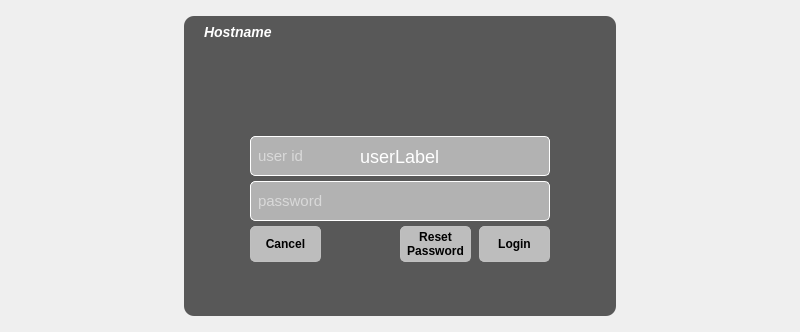
<?xml version="1.0" encoding="UTF-8"?>
<ui version="4.0">
 <class>LoginForm</class>
 <widget class="QWidget" name="LoginForm">
  <property name="geometry">
   <rect>
    <x>0</x>
    <y>0</y>
    <width>800</width>
    <height>328</height>
   </rect>
  </property>
  <property name="font">
   <font>
    <family>Andale Mono</family>
    <pointsize>12</pointsize>
   </font>
  </property>
  <property name="windowTitle">
   <string>LoginForm</string>
  </property>
  <property name="styleSheet">
   <string notr="true">QWidget {
    border-radius: 5px;
}</string>
  </property>
  <layout class="QHBoxLayout" name="horizontalLayout">
   <item>
    <widget class="QStackedWidget" name="stackedWidget">
     <property name="minimumSize">
      <size>
       <width>504</width>
       <height>0</height>
      </size>
     </property>
     <property name="styleSheet">
      <string notr="true">QWidget {
    border-radius: 5px;
}</string>
     </property>
     <property name="frameShape">
      <enum>QFrame::Box</enum>
     </property>
     <property name="frameShadow">
      <enum>QFrame::Raised</enum>
     </property>
     <property name="currentIndex">
      <number>2</number>
     </property>
     <widget class="QWidget" name="waitpage">
      <property name="font">
       <font>
        <pointsize>10</pointsize>
       </font>
      </property>
      <property name="styleSheet">
       <string notr="true">#waitlabel {
	color: white;
 	text-align: center;
}

#waitframe{ 
    background-color: rgba(80,80,80, 0.0);
}

QComboBox,
QPushButton {
    color:black;
    border: 1px solid silver;
    background-color: rgba(200, 200, 200,0.5);
}



</string>
      </property>
      <layout class="QHBoxLayout" name="horizontalLayout_5">
       <property name="topMargin">
        <number>5</number>
       </property>
       <property name="bottomMargin">
        <number>5</number>
       </property>
       <item>
        <spacer name="horizontalSpacer_7">
         <property name="orientation">
          <enum>Qt::Horizontal</enum>
         </property>
         <property name="sizeType">
          <enum>QSizePolicy::Fixed</enum>
         </property>
         <property name="sizeHint" stdset="0">
          <size>
           <width>132</width>
           <height>20</height>
          </size>
         </property>
        </spacer>
       </item>
       <item>
        <widget class="QFrame" name="waitframe">
         <property name="frameShape">
          <enum>QFrame::StyledPanel</enum>
         </property>
         <property name="frameShadow">
          <enum>QFrame::Raised</enum>
         </property>
         <widget class="QLabel" name="waitlabel">
          <property name="geometry">
           <rect>
            <x>9</x>
            <y>150</y>
            <width>471</width>
            <height>41</height>
           </rect>
          </property>
          <property name="maximumSize">
           <size>
            <width>16777215</width>
            <height>100</height>
           </size>
          </property>
          <property name="font">
           <font>
            <pointsize>20</pointsize>
           </font>
          </property>
          <property name="focusPolicy">
           <enum>Qt::WheelFocus</enum>
          </property>
          <property name="text">
           <string>Waiting for Network and Services</string>
          </property>
          <property name="scaledContents">
           <bool>false</bool>
          </property>
          <property name="alignment">
           <set>Qt::AlignCenter</set>
          </property>
          <property name="wordWrap">
           <bool>true</bool>
          </property>
         </widget>
         <widget class="QLabel" name="giflabel">
          <property name="geometry">
           <rect>
            <x>219</x>
            <y>90</y>
            <width>50</width>
            <height>50</height>
           </rect>
          </property>
          <property name="sizePolicy">
           <sizepolicy hsizetype="Maximum" vsizetype="Maximum">
            <horstretch>0</horstretch>
            <verstretch>0</verstretch>
           </sizepolicy>
          </property>
          <property name="maximumSize">
           <size>
            <width>60</width>
            <height>60</height>
           </size>
          </property>
          <property name="focusPolicy">
           <enum>Qt::WheelFocus</enum>
          </property>
          <property name="text">
           <string/>
          </property>
          <property name="textFormat">
           <enum>Qt::PlainText</enum>
          </property>
          <property name="pixmap">
           <pixmap resource="hvl-lightdm-greeter.qrc">:/resources/load1.gif</pixmap>
          </property>
          <property name="scaledContents">
           <bool>true</bool>
          </property>
         </widget>
        </widget>
       </item>
       <item>
        <spacer name="horizontalSpacer_8">
         <property name="orientation">
          <enum>Qt::Horizontal</enum>
         </property>
         <property name="sizeType">
          <enum>QSizePolicy::Fixed</enum>
         </property>
         <property name="sizeHint" stdset="0">
          <size>
           <width>132</width>
           <height>20</height>
          </size>
         </property>
        </spacer>
       </item>
      </layout>
     </widget>
     <widget class="QWidget" name="userspage">
      <property name="styleSheet">
       <string notr="true">QWidget {
    border-radius: 1px;
}
#usersframe{ 
	border:0px solid rgba(255,255,255,0.5);
    background-color: rgba(50,50,50, 0.0);
    border-radius: 10px;
}


QPushButton,
QToolButton {
    color:white;
	font-size:12px;
	border-radius: 5px;
    font:bold;
    background-color: rgba(50,50,50, 0.9); 
}

QToolButton:hover{

	border: 2px rgba(255, 75, 8, 1.0);
}

QPushButton:pressed,
QToolButton:pressed{

	background-color:rgba(200, 200, 200, 0.9);
	color:black;
	border:2px solid rgb(255,202,8);
	
}
</string>
      </property>
      <layout class="QHBoxLayout" name="horizontalLayout_6">
       <property name="spacing">
        <number>6</number>
       </property>
       <property name="leftMargin">
        <number>9</number>
       </property>
       <property name="topMargin">
        <number>5</number>
       </property>
       <property name="rightMargin">
        <number>9</number>
       </property>
       <property name="bottomMargin">
        <number>5</number>
       </property>
       <item>
        <widget class="QFrame" name="usersframe">
         <property name="sizePolicy">
          <sizepolicy hsizetype="Preferred" vsizetype="Preferred">
           <horstretch>0</horstretch>
           <verstretch>0</verstretch>
          </sizepolicy>
         </property>
         <property name="minimumSize">
          <size>
           <width>764</width>
           <height>0</height>
          </size>
         </property>
         <property name="styleSheet">
          <string notr="true"/>
         </property>
         <property name="frameShape">
          <enum>QFrame::StyledPanel</enum>
         </property>
         <property name="frameShadow">
          <enum>QFrame::Raised</enum>
         </property>
        </widget>
       </item>
      </layout>
     </widget>
     <widget class="QWidget" name="loginpage">
      <property name="styleSheet">
       <string notr="true">#loginframe{
    background-color: rgba(50,50,50, 0.8);
	border-radius: 10px;
}
#messagelabel{
	color: white;
	font-size:12px;
    font:bold;
}
#hostnameLabel {
	color: white;
	font-size:14px;
    font:bold italic;
}

#userLabel {
	color: white;
	font-size:18px;
    
}

QComboBox,
QPushButton {
    color:black;
	font-size:12px;
    font:bold;
    border: 1px solid silver;
    background-color: rgba(200, 200, 200,0.9);
}

QLineEdit::focus{
	border: 2px solid rgba(255, 202, 8 0.1);
	
}
QLineEdit{
	color:white;
	font-size:15px;
	padding:5px;
	border:1px solid white;
	background-color: rgba(200,200,200,0.8);
 	border-radius: 5px;
}


#pwShowbutton {
	background-color: rgba(200,200,200,0.0);
	border: 0px;
}</string>
      </property>
      <layout class="QHBoxLayout" name="horizontalLayout_2">
       <property name="topMargin">
        <number>5</number>
       </property>
       <property name="bottomMargin">
        <number>5</number>
       </property>
       <item>
        <spacer name="horizontalSpacer">
         <property name="orientation">
          <enum>Qt::Horizontal</enum>
         </property>
         <property name="sizeType">
          <enum>QSizePolicy::Fixed</enum>
         </property>
         <property name="sizeHint" stdset="0">
          <size>
           <width>160</width>
           <height>20</height>
          </size>
         </property>
        </spacer>
       </item>
       <item>
        <widget class="QFrame" name="loginframe">
         <property name="sizePolicy">
          <sizepolicy hsizetype="Fixed" vsizetype="Fixed">
           <horstretch>0</horstretch>
           <verstretch>0</verstretch>
          </sizepolicy>
         </property>
         <property name="minimumSize">
          <size>
           <width>432</width>
           <height>300</height>
          </size>
         </property>
         <property name="font">
          <font>
           <stylestrategy>PreferDefault</stylestrategy>
          </font>
         </property>
         <property name="frameShape">
          <enum>QFrame::NoFrame</enum>
         </property>
         <property name="frameShadow">
          <enum>QFrame::Plain</enum>
         </property>
         <property name="lineWidth">
          <number>1</number>
         </property>
         <property name="midLineWidth">
          <number>0</number>
         </property>
         <widget class="QLineEdit" name="passwordInput">
          <property name="geometry">
           <rect>
            <x>66</x>
            <y>165</y>
            <width>300</width>
            <height>40</height>
           </rect>
          </property>
          <property name="minimumSize">
           <size>
            <width>270</width>
            <height>40</height>
           </size>
          </property>
          <property name="maximumSize">
           <size>
            <width>10000</width>
            <height>60</height>
           </size>
          </property>
          <property name="font">
           <font>
            <pointsize>-1</pointsize>
           </font>
          </property>
          <property name="text">
           <string/>
          </property>
          <property name="echoMode">
           <enum>QLineEdit::Password</enum>
          </property>
          <property name="alignment">
           <set>Qt::AlignLeading|Qt::AlignLeft|Qt::AlignVCenter</set>
          </property>
          <property name="placeholderText">
           <string>password</string>
          </property>
          <property name="margin" stdset="0">
           <number>0</number>
          </property>
          <property name="indent" stdset="0">
           <number>10</number>
          </property>
         </widget>
         <widget class="QLabel" name="logolabel">
          <property name="geometry">
           <rect>
            <x>166</x>
            <y>10</y>
            <width>100</width>
            <height>100</height>
           </rect>
          </property>
          <property name="minimumSize">
           <size>
            <width>100</width>
            <height>100</height>
           </size>
          </property>
          <property name="maximumSize">
           <size>
            <width>100</width>
            <height>100</height>
           </size>
          </property>
          <property name="text">
           <string/>
          </property>
          <property name="pixmap">
           <pixmap resource="hvl-lightdm-greeter.qrc">:/resources/pardus.png</pixmap>
          </property>
          <property name="scaledContents">
           <bool>true</bool>
          </property>
         </widget>
         <widget class="QLineEdit" name="userInput">
          <property name="geometry">
           <rect>
            <x>66</x>
            <y>120</y>
            <width>300</width>
            <height>40</height>
           </rect>
          </property>
          <property name="minimumSize">
           <size>
            <width>270</width>
            <height>40</height>
           </size>
          </property>
          <property name="maximumSize">
           <size>
            <width>10000</width>
            <height>60</height>
           </size>
          </property>
          <property name="font">
           <font>
            <pointsize>-1</pointsize>
           </font>
          </property>
          <property name="focusPolicy">
           <enum>Qt::StrongFocus</enum>
          </property>
          <property name="echoMode">
           <enum>QLineEdit::Normal</enum>
          </property>
          <property name="placeholderText">
           <string>user id</string>
          </property>
         </widget>
         <widget class="QLabel" name="messagelabel">
          <property name="geometry">
           <rect>
            <x>10</x>
            <y>249</y>
            <width>411</width>
            <height>51</height>
           </rect>
          </property>
          <property name="text">
           <string/>
          </property>
          <property name="wordWrap">
           <bool>true</bool>
          </property>
         </widget>
         <widget class="QLabel" name="hostnameLabel">
          <property name="geometry">
           <rect>
            <x>10</x>
            <y>0</y>
            <width>150</width>
            <height>31</height>
           </rect>
          </property>
          <property name="minimumSize">
           <size>
            <width>150</width>
            <height>30</height>
           </size>
          </property>
          <property name="maximumSize">
           <size>
            <width>400</width>
            <height>60</height>
           </size>
          </property>
          <property name="font">
           <font>
            <pointsize>-1</pointsize>
            <weight>75</weight>
            <italic>true</italic>
            <bold>true</bold>
           </font>
          </property>
          <property name="frameShape">
           <enum>QFrame::Box</enum>
          </property>
          <property name="midLineWidth">
           <number>1</number>
          </property>
          <property name="text">
           <string>Hostname</string>
          </property>
          <property name="alignment">
           <set>Qt::AlignLeading|Qt::AlignLeft|Qt::AlignVCenter</set>
          </property>
          <property name="margin">
           <number>0</number>
          </property>
          <property name="indent">
           <number>10</number>
          </property>
         </widget>
         <widget class="QPushButton" name="pushButton_resetpwd">
          <property name="geometry">
           <rect>
            <x>216</x>
            <y>210</y>
            <width>71</width>
            <height>36</height>
           </rect>
          </property>
          <property name="sizePolicy">
           <sizepolicy hsizetype="Preferred" vsizetype="Preferred">
            <horstretch>0</horstretch>
            <verstretch>0</verstretch>
           </sizepolicy>
          </property>
          <property name="palette">
           <palette>
            <active>
             <colorrole role="WindowText">
              <brush brushstyle="SolidPattern">
               <color alpha="255">
                <red>0</red>
                <green>0</green>
                <blue>0</blue>
               </color>
              </brush>
             </colorrole>
             <colorrole role="Button">
              <brush brushstyle="SolidPattern">
               <color alpha="229">
                <red>200</red>
                <green>200</green>
                <blue>200</blue>
               </color>
              </brush>
             </colorrole>
             <colorrole role="Text">
              <brush brushstyle="SolidPattern">
               <color alpha="255">
                <red>0</red>
                <green>0</green>
                <blue>0</blue>
               </color>
              </brush>
             </colorrole>
             <colorrole role="ButtonText">
              <brush brushstyle="SolidPattern">
               <color alpha="255">
                <red>0</red>
                <green>0</green>
                <blue>0</blue>
               </color>
              </brush>
             </colorrole>
             <colorrole role="Base">
              <brush brushstyle="SolidPattern">
               <color alpha="229">
                <red>200</red>
                <green>200</green>
                <blue>200</blue>
               </color>
              </brush>
             </colorrole>
             <colorrole role="Window">
              <brush brushstyle="SolidPattern">
               <color alpha="229">
                <red>200</red>
                <green>200</green>
                <blue>200</blue>
               </color>
              </brush>
             </colorrole>
             <colorrole role="ToolTipText">
              <brush brushstyle="SolidPattern">
               <color alpha="255">
                <red>238</red>
                <green>238</green>
                <blue>236</blue>
               </color>
              </brush>
             </colorrole>
            </active>
            <inactive>
             <colorrole role="WindowText">
              <brush brushstyle="SolidPattern">
               <color alpha="255">
                <red>0</red>
                <green>0</green>
                <blue>0</blue>
               </color>
              </brush>
             </colorrole>
             <colorrole role="Button">
              <brush brushstyle="SolidPattern">
               <color alpha="229">
                <red>200</red>
                <green>200</green>
                <blue>200</blue>
               </color>
              </brush>
             </colorrole>
             <colorrole role="Text">
              <brush brushstyle="SolidPattern">
               <color alpha="255">
                <red>0</red>
                <green>0</green>
                <blue>0</blue>
               </color>
              </brush>
             </colorrole>
             <colorrole role="ButtonText">
              <brush brushstyle="SolidPattern">
               <color alpha="255">
                <red>0</red>
                <green>0</green>
                <blue>0</blue>
               </color>
              </brush>
             </colorrole>
             <colorrole role="Base">
              <brush brushstyle="SolidPattern">
               <color alpha="229">
                <red>200</red>
                <green>200</green>
                <blue>200</blue>
               </color>
              </brush>
             </colorrole>
             <colorrole role="Window">
              <brush brushstyle="SolidPattern">
               <color alpha="229">
                <red>200</red>
                <green>200</green>
                <blue>200</blue>
               </color>
              </brush>
             </colorrole>
             <colorrole role="ToolTipText">
              <brush brushstyle="SolidPattern">
               <color alpha="255">
                <red>238</red>
                <green>238</green>
                <blue>236</blue>
               </color>
              </brush>
             </colorrole>
            </inactive>
            <disabled>
             <colorrole role="WindowText">
              <brush brushstyle="SolidPattern">
               <color alpha="255">
                <red>0</red>
                <green>0</green>
                <blue>0</blue>
               </color>
              </brush>
             </colorrole>
             <colorrole role="Button">
              <brush brushstyle="SolidPattern">
               <color alpha="229">
                <red>200</red>
                <green>200</green>
                <blue>200</blue>
               </color>
              </brush>
             </colorrole>
             <colorrole role="Text">
              <brush brushstyle="SolidPattern">
               <color alpha="255">
                <red>0</red>
                <green>0</green>
                <blue>0</blue>
               </color>
              </brush>
             </colorrole>
             <colorrole role="ButtonText">
              <brush brushstyle="SolidPattern">
               <color alpha="255">
                <red>0</red>
                <green>0</green>
                <blue>0</blue>
               </color>
              </brush>
             </colorrole>
             <colorrole role="Base">
              <brush brushstyle="SolidPattern">
               <color alpha="229">
                <red>200</red>
                <green>200</green>
                <blue>200</blue>
               </color>
              </brush>
             </colorrole>
             <colorrole role="Window">
              <brush brushstyle="SolidPattern">
               <color alpha="229">
                <red>200</red>
                <green>200</green>
                <blue>200</blue>
               </color>
              </brush>
             </colorrole>
             <colorrole role="ToolTipText">
              <brush brushstyle="SolidPattern">
               <color alpha="255">
                <red>238</red>
                <green>238</green>
                <blue>236</blue>
               </color>
              </brush>
             </colorrole>
            </disabled>
           </palette>
          </property>
          <property name="font">
           <font>
            <pointsize>-1</pointsize>
            <weight>75</weight>
            <italic>false</italic>
            <bold>true</bold>
           </font>
          </property>
          <property name="focusPolicy">
           <enum>Qt::NoFocus</enum>
          </property>
          <property name="text">
           <string>Reset
Password</string>
          </property>
         </widget>
         <widget class="QPushButton" name="loginbutton">
          <property name="geometry">
           <rect>
            <x>295</x>
            <y>210</y>
            <width>71</width>
            <height>36</height>
           </rect>
          </property>
          <property name="focusPolicy">
           <enum>Qt::NoFocus</enum>
          </property>
          <property name="text">
           <string>Login</string>
          </property>
         </widget>
         <widget class="QPushButton" name="pwShowbutton">
          <property name="geometry">
           <rect>
            <x>335</x>
            <y>175</y>
            <width>30</width>
            <height>20</height>
           </rect>
          </property>
          <property name="focusPolicy">
           <enum>Qt::NoFocus</enum>
          </property>
          <property name="text">
           <string/>
          </property>
          <property name="icon">
           <iconset resource="hvl-lightdm-greeter.qrc">
            <normaloff>:/resources/eye.png</normaloff>:/resources/eye.png</iconset>
          </property>
          <property name="iconSize">
           <size>
            <width>20</width>
            <height>20</height>
           </size>
          </property>
          <property name="checkable">
           <bool>false</bool>
          </property>
          <property name="checked">
           <bool>false</bool>
          </property>
          <property name="autoRepeat">
           <bool>false</bool>
          </property>
          <property name="autoExclusive">
           <bool>false</bool>
          </property>
          <property name="autoRepeatDelay">
           <number>300</number>
          </property>
          <property name="autoRepeatInterval">
           <number>100</number>
          </property>
         </widget>
         <widget class="QPushButton" name="backButton">
          <property name="geometry">
           <rect>
            <x>66</x>
            <y>210</y>
            <width>71</width>
            <height>36</height>
           </rect>
          </property>
          <property name="focusPolicy">
           <enum>Qt::NoFocus</enum>
          </property>
          <property name="text">
           <string>Cancel</string>
          </property>
         </widget>
         <widget class="QLabel" name="userLabel">
          <property name="geometry">
           <rect>
            <x>30</x>
            <y>120</y>
            <width>371</width>
            <height>41</height>
           </rect>
          </property>
          <property name="font">
           <font>
            <pointsize>-1</pointsize>
           </font>
          </property>
          <property name="text">
           <string>userLabel</string>
          </property>
          <property name="alignment">
           <set>Qt::AlignCenter</set>
          </property>
         </widget>
        </widget>
       </item>
       <item>
        <spacer name="horizontalSpacer_2">
         <property name="orientation">
          <enum>Qt::Horizontal</enum>
         </property>
         <property name="sizeType">
          <enum>QSizePolicy::Fixed</enum>
         </property>
         <property name="sizeHint" stdset="0">
          <size>
           <width>160</width>
           <height>20</height>
          </size>
         </property>
        </spacer>
       </item>
      </layout>
     </widget>
     <widget class="QWidget" name="warningpage">
      <property name="styleSheet">
       <string notr="true">QWidget {
    border-radius: 5px;
}
#warningframe{
	border:0px solid rgba(255,255,255,0.5);
    background-color: rgba(80,80,80, 0.0);
    border-radius: 10px;
}
#warninglabel {
	color: white;
 	text-align: center;
}

QComboBox,
QPushButton {
    color:black;
	font-size:12px;
    font:bold;
    border: 1px solid silver;
    background-color: rgba(200, 200, 200,0.9);
}


</string>
      </property>
      <layout class="QHBoxLayout" name="horizontalLayout_4">
       <property name="topMargin">
        <number>5</number>
       </property>
       <property name="bottomMargin">
        <number>5</number>
       </property>
       <item>
        <spacer name="horizontalSpacer_5">
         <property name="orientation">
          <enum>Qt::Horizontal</enum>
         </property>
         <property name="sizeType">
          <enum>QSizePolicy::Fixed</enum>
         </property>
         <property name="sizeHint" stdset="0">
          <size>
           <width>132</width>
           <height>20</height>
          </size>
         </property>
        </spacer>
       </item>
       <item>
        <widget class="QFrame" name="warningframe">
         <property name="styleSheet">
          <string notr="true"/>
         </property>
         <property name="frameShape">
          <enum>QFrame::StyledPanel</enum>
         </property>
         <property name="frameShadow">
          <enum>QFrame::Raised</enum>
         </property>
         <layout class="QVBoxLayout" name="verticalLayout_2">
          <item>
           <widget class="QLabel" name="warninglabel">
            <property name="maximumSize">
             <size>
              <width>16777215</width>
              <height>150</height>
             </size>
            </property>
            <property name="font">
             <font>
              <pointsize>16</pointsize>
             </font>
            </property>
            <property name="text">
             <string>Warning for password reset</string>
            </property>
            <property name="alignment">
             <set>Qt::AlignCenter</set>
            </property>
            <property name="wordWrap">
             <bool>true</bool>
            </property>
           </widget>
          </item>
          <item alignment="Qt::AlignHCenter">
           <widget class="QPushButton" name="acceptbutton">
            <property name="minimumSize">
             <size>
              <width>150</width>
              <height>50</height>
             </size>
            </property>
            <property name="maximumSize">
             <size>
              <width>150</width>
              <height>16777215</height>
             </size>
            </property>
            <property name="text">
             <string>OK</string>
            </property>
           </widget>
          </item>
         </layout>
        </widget>
       </item>
       <item>
        <spacer name="horizontalSpacer_6">
         <property name="orientation">
          <enum>Qt::Horizontal</enum>
         </property>
         <property name="sizeType">
          <enum>QSizePolicy::Fixed</enum>
         </property>
         <property name="sizeHint" stdset="0">
          <size>
           <width>132</width>
           <height>20</height>
          </size>
         </property>
        </spacer>
       </item>
      </layout>
     </widget>
     <widget class="QWidget" name="resetpage">
      <property name="styleSheet">
       <string notr="true">#resetframe{
	border:0px solid rgba(255,255,255,0.5);
    background-color: rgba(50,50,50, 0.8);
 	sbackground-color: qlineargradient(x1:0, y1:0, x2:1, y2:1, stop:0 rgba(50,50,50, 0.3), stop:0.4 rgba(50,50,50, 0.8), stop:1 rgba(80,80,80, 1.0));
    border-radius: 10px;
}
#rstpwdmessagelabel {
	color: white;
	font-size:11px;
    font:bold;
}

QComboBox,
QPushButton {
    color:black;
	font-size:12px;
    font:bold;
    border: 1px solid silver;
    background-color: rgba(200, 200, 200,0.9);
}

QLineEdit::focus{
	border: 2px solid rgba(255, 236, 180 0.1);
	
}
QLineEdit{
	color:white;
	font-size:15px;
	padding:5px;
	border:1px solid white;
	background-color: rgba(200,200,200,0.8);
 	border-radius: 5px;
}

</string>
      </property>
      <layout class="QHBoxLayout" name="horizontalLayout_3">
       <property name="spacing">
        <number>5</number>
       </property>
       <property name="topMargin">
        <number>5</number>
       </property>
       <property name="bottomMargin">
        <number>5</number>
       </property>
       <item>
        <spacer name="horizontalSpacer_3">
         <property name="orientation">
          <enum>Qt::Horizontal</enum>
         </property>
         <property name="sizeType">
          <enum>QSizePolicy::Fixed</enum>
         </property>
         <property name="sizeHint" stdset="0">
          <size>
           <width>162</width>
           <height>20</height>
          </size>
         </property>
        </spacer>
       </item>
       <item>
        <widget class="QFrame" name="resetframe">
         <property name="styleSheet">
          <string notr="true"/>
         </property>
         <property name="frameShape">
          <enum>QFrame::StyledPanel</enum>
         </property>
         <property name="frameShadow">
          <enum>QFrame::Raised</enum>
         </property>
         <layout class="QVBoxLayout" name="verticalLayout">
          <item alignment="Qt::AlignHCenter">
           <widget class="QLineEdit" name="oldpasswordinput">
            <property name="sizePolicy">
             <sizepolicy hsizetype="Expanding" vsizetype="Fixed">
              <horstretch>0</horstretch>
              <verstretch>0</verstretch>
             </sizepolicy>
            </property>
            <property name="minimumSize">
             <size>
              <width>300</width>
              <height>40</height>
             </size>
            </property>
            <property name="maximumSize">
             <size>
              <width>300</width>
              <height>40</height>
             </size>
            </property>
            <property name="focusPolicy">
             <enum>Qt::StrongFocus</enum>
            </property>
            <property name="text">
             <string/>
            </property>
            <property name="echoMode">
             <enum>QLineEdit::Password</enum>
            </property>
            <property name="placeholderText">
             <string>Old Password</string>
            </property>
           </widget>
          </item>
          <item alignment="Qt::AlignHCenter">
           <widget class="QLineEdit" name="newpasswordinput">
            <property name="minimumSize">
             <size>
              <width>300</width>
              <height>40</height>
             </size>
            </property>
            <property name="maximumSize">
             <size>
              <width>300</width>
              <height>40</height>
             </size>
            </property>
            <property name="focusPolicy">
             <enum>Qt::StrongFocus</enum>
            </property>
            <property name="text">
             <string/>
            </property>
            <property name="echoMode">
             <enum>QLineEdit::Password</enum>
            </property>
            <property name="placeholderText">
             <string>New Password</string>
            </property>
           </widget>
          </item>
          <item alignment="Qt::AlignHCenter">
           <widget class="QLineEdit" name="newpasswordconfirminput">
            <property name="sizePolicy">
             <sizepolicy hsizetype="Expanding" vsizetype="Fixed">
              <horstretch>0</horstretch>
              <verstretch>0</verstretch>
             </sizepolicy>
            </property>
            <property name="minimumSize">
             <size>
              <width>300</width>
              <height>40</height>
             </size>
            </property>
            <property name="maximumSize">
             <size>
              <width>350</width>
              <height>40</height>
             </size>
            </property>
            <property name="focusPolicy">
             <enum>Qt::StrongFocus</enum>
            </property>
            <property name="text">
             <string/>
            </property>
            <property name="echoMode">
             <enum>QLineEdit::Password</enum>
            </property>
            <property name="placeholderText">
             <string>Confirm New Password</string>
            </property>
           </widget>
          </item>
          <item>
           <layout class="QHBoxLayout" name="horizontalLayout_7">
            <property name="spacing">
             <number>0</number>
            </property>
            <property name="sizeConstraint">
             <enum>QLayout::SetDefaultConstraint</enum>
            </property>
            <property name="leftMargin">
             <number>40</number>
            </property>
            <property name="rightMargin">
             <number>40</number>
            </property>
            <item>
             <widget class="QPushButton" name="cancelResetButton">
              <property name="minimumSize">
               <size>
                <width>0</width>
                <height>40</height>
               </size>
              </property>
              <property name="maximumSize">
               <size>
                <width>140</width>
                <height>16777215</height>
               </size>
              </property>
              <property name="focusPolicy">
               <enum>Qt::NoFocus</enum>
              </property>
              <property name="text">
               <string>Cancel</string>
              </property>
             </widget>
            </item>
            <item>
             <widget class="QPushButton" name="resetpasswordButton">
              <property name="sizePolicy">
               <sizepolicy hsizetype="Minimum" vsizetype="Fixed">
                <horstretch>0</horstretch>
                <verstretch>0</verstretch>
               </sizepolicy>
              </property>
              <property name="minimumSize">
               <size>
                <width>50</width>
                <height>40</height>
               </size>
              </property>
              <property name="maximumSize">
               <size>
                <width>140</width>
                <height>40</height>
               </size>
              </property>
              <property name="focusPolicy">
               <enum>Qt::NoFocus</enum>
              </property>
              <property name="text">
               <string>Reset Password</string>
              </property>
             </widget>
            </item>
           </layout>
          </item>
          <item>
           <widget class="QLabel" name="rstpwdmessagelabel">
            <property name="text">
             <string/>
            </property>
            <property name="wordWrap">
             <bool>true</bool>
            </property>
           </widget>
          </item>
         </layout>
        </widget>
       </item>
       <item>
        <spacer name="horizontalSpacer_4">
         <property name="orientation">
          <enum>Qt::Horizontal</enum>
         </property>
         <property name="sizeType">
          <enum>QSizePolicy::Fixed</enum>
         </property>
         <property name="sizeHint" stdset="0">
          <size>
           <width>162</width>
           <height>20</height>
          </size>
         </property>
        </spacer>
       </item>
      </layout>
     </widget>
    </widget>
   </item>
  </layout>
 </widget>
 <resources>
  <include location="hvl-lightdm-greeter.qrc"/>
 </resources>
 <connections/>
</ui>
